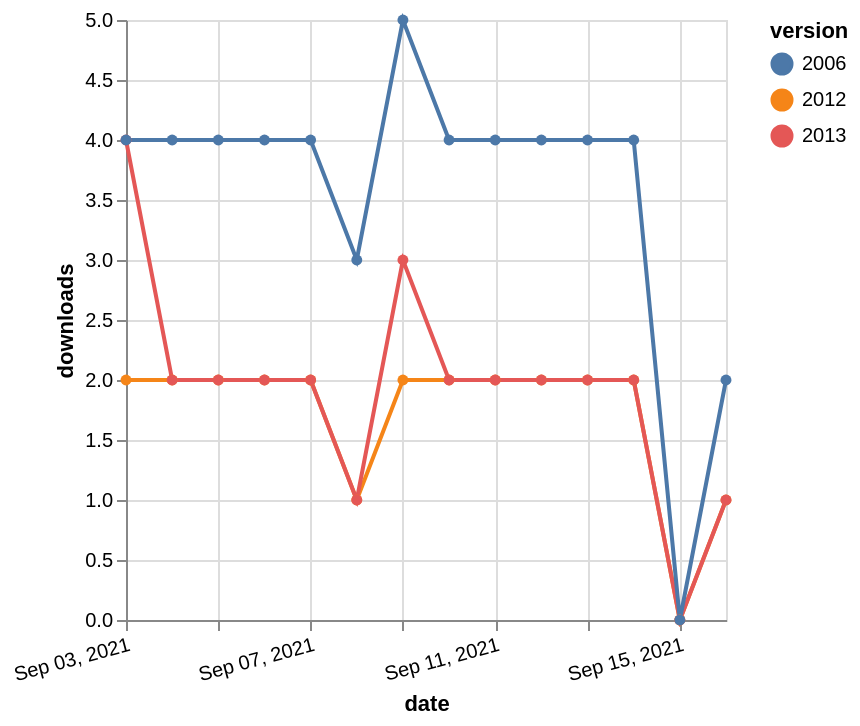

Specify this chart in Vega-Lite:
### Vega-Lite specification from a JSON file in a GitHub repository (floating-point values rounded to 4 significant figures)
{"$schema": "https://vega.github.io/schema/vega-lite/v5.json", "description": "A simple bar chart with embedded data.", "data": {"values": [{"date": "2021-09-03", "total": 2268, "delta": 2, "version": "2012"}, {"date": "2021-09-04", "total": 2270, "delta": 2, "version": "2012"}, {"date": "2021-09-05", "total": 2272, "delta": 2, "version": "2012"}, {"date": "2021-09-06", "total": 2274, "delta": 2, "version": "2012"}, {"date": "2021-09-07", "total": 2276, "delta": 2, "version": "2012"}, {"date": "2021-09-08", "total": 2277, "delta": 1, "version": "2012"}, {"date": "2021-09-09", "total": 2279, "delta": 2, "version": "2012"}, {"date": "2021-09-10", "total": 2281, "delta": 2, "version": "2012"}, {"date": "2021-09-11", "total": 2283, "delta": 2, "version": "2012"}, {"date": "2021-09-12", "total": 2285, "delta": 2, "version": "2012"}, {"date": "2021-09-13", "total": 2287, "delta": 2, "version": "2012"}, {"date": "2021-09-14", "total": 2289, "delta": 2, "version": "2012"}, {"date": "2021-09-15", "total": 2289, "delta": 0, "version": "2012"}, {"date": "2021-09-16", "total": 2290, "delta": 1, "version": "2012"}, {"date": "2021-09-03", "total": 1873, "delta": 4, "version": "2013"}, {"date": "2021-09-04", "total": 1875, "delta": 2, "version": "2013"}, {"date": "2021-09-05", "total": 1877, "delta": 2, "version": "2013"}, {"date": "2021-09-06", "total": 1879, "delta": 2, "version": "2013"}, {"date": "2021-09-07", "total": 1881, "delta": 2, "version": "2013"}, {"date": "2021-09-08", "total": 1882, "delta": 1, "version": "2013"}, {"date": "2021-09-09", "total": 1885, "delta": 3, "version": "2013"}, {"date": "2021-09-10", "total": 1887, "delta": 2, "version": "2013"}, {"date": "2021-09-11", "total": 1889, "delta": 2, "version": "2013"}, {"date": "2021-09-12", "total": 1891, "delta": 2, "version": "2013"}, {"date": "2021-09-13", "total": 1893, "delta": 2, "version": "2013"}, {"date": "2021-09-14", "total": 1895, "delta": 2, "version": "2013"}, {"date": "2021-09-15", "total": 1895, "delta": 0, "version": "2013"}, {"date": "2021-09-16", "total": 1896, "delta": 1, "version": "2013"}, {"date": "2021-09-03", "total": 4748, "delta": 4, "version": "2006"}, {"date": "2021-09-04", "total": 4752, "delta": 4, "version": "2006"}, {"date": "2021-09-05", "total": 4756, "delta": 4, "version": "2006"}, {"date": "2021-09-06", "total": 4760, "delta": 4, "version": "2006"}, {"date": "2021-09-07", "total": 4764, "delta": 4, "version": "2006"}, {"date": "2021-09-08", "total": 4767, "delta": 3, "version": "2006"}, {"date": "2021-09-09", "total": 4772, "delta": 5, "version": "2006"}, {"date": "2021-09-10", "total": 4776, "delta": 4, "version": "2006"}, {"date": "2021-09-11", "total": 4780, "delta": 4, "version": "2006"}, {"date": "2021-09-12", "total": 4784, "delta": 4, "version": "2006"}, {"date": "2021-09-13", "total": 4788, "delta": 4, "version": "2006"}, {"date": "2021-09-14", "total": 4792, "delta": 4, "version": "2006"}, {"date": "2021-09-15", "total": 4792, "delta": 0, "version": "2006"}, {"date": "2021-09-16", "total": 4794, "delta": 2, "version": "2006"}]}, "width": "container", "mark": {"type": "line", "point": {"filled": true}}, "encoding": {"x": {"field": "date", "type": "temporal", "timeUnit": "yearmonthdate", "title": "date", "axis": {"labelAngle": -15}}, "y": {"field": "delta", "type": "quantitative", "title": "downloads"}, "color": {"field": "version", "type": "nominal"}, "tooltip": {"field": "delta"}}}
